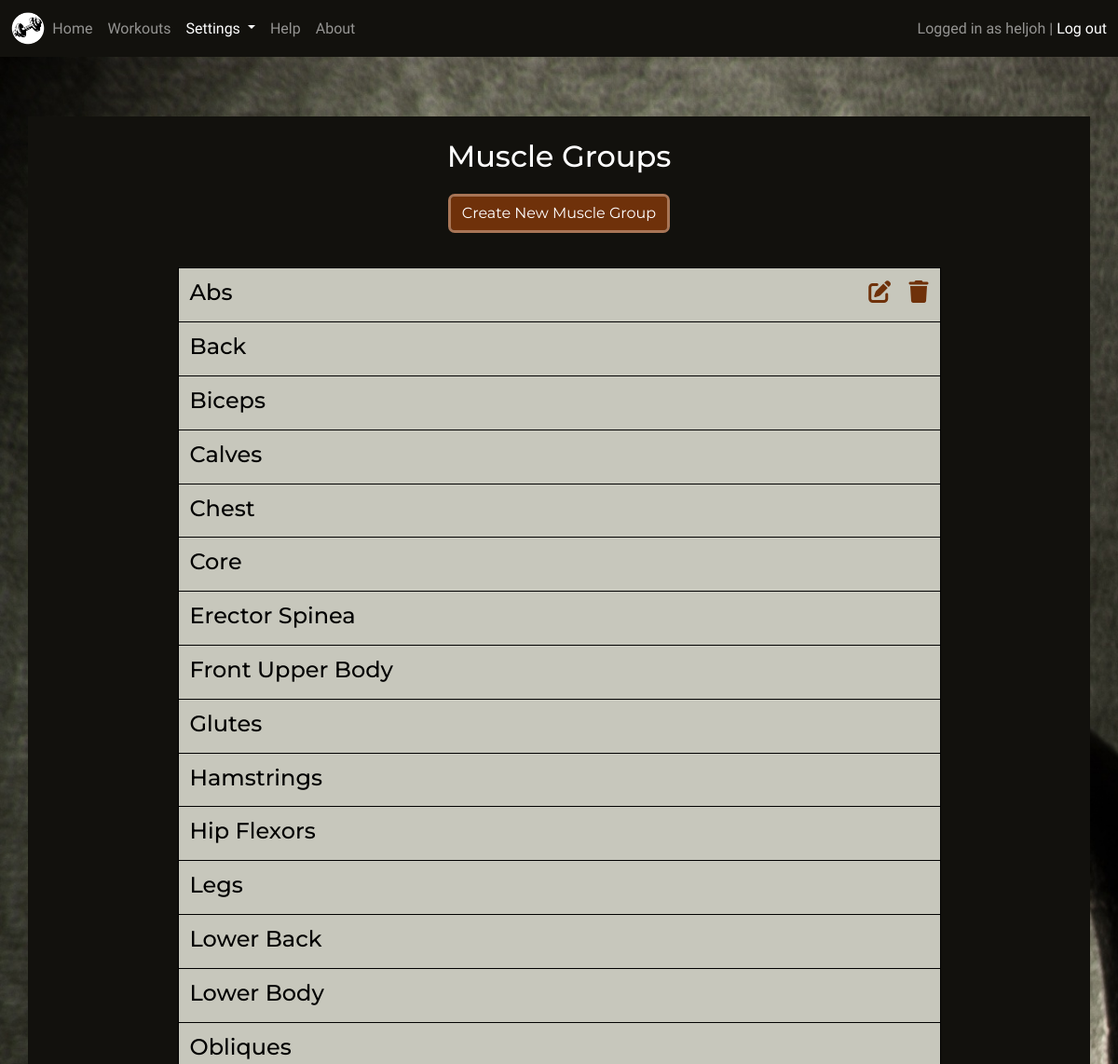
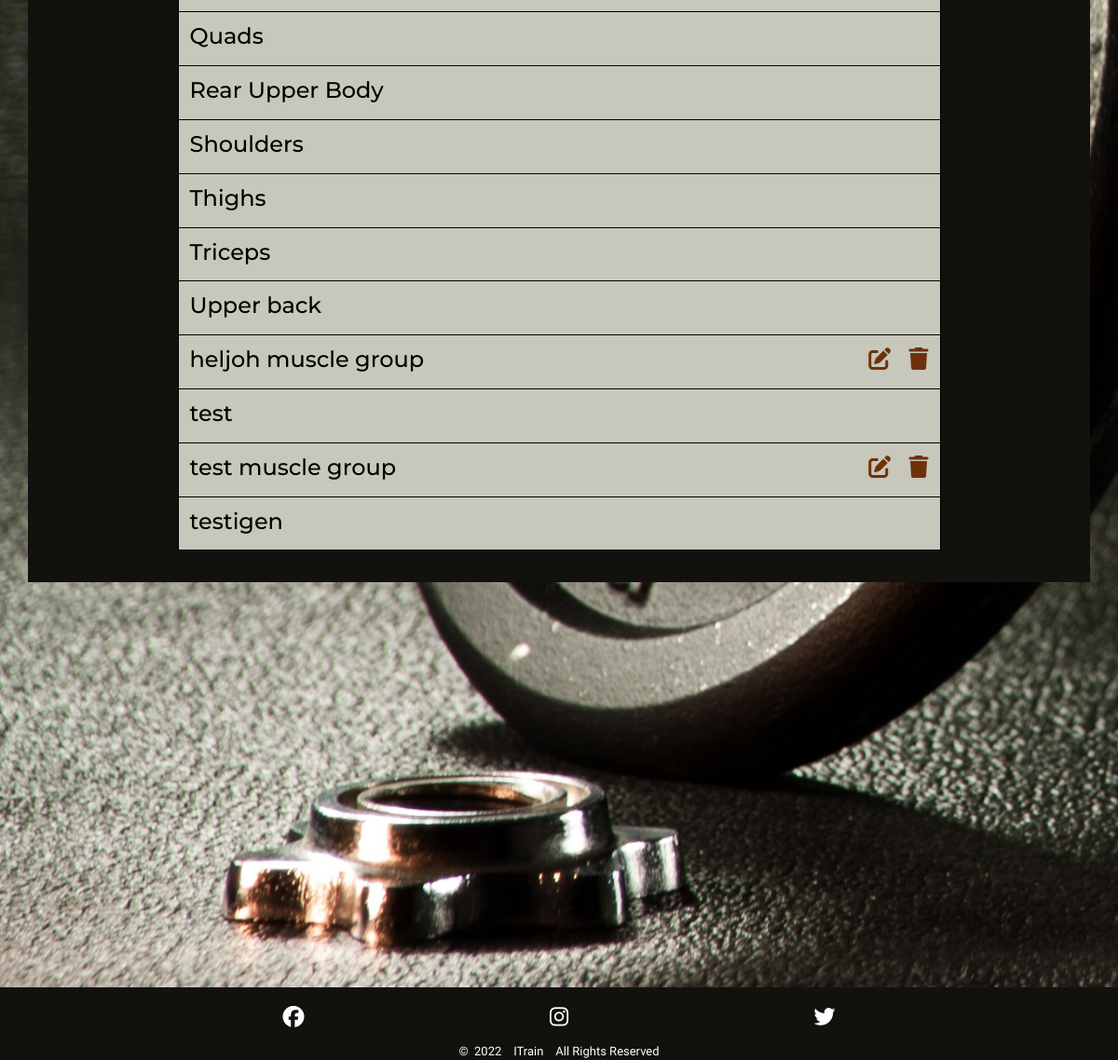
The app's page /settings/muscle_groups/ (signed in) with its own data (2 pictures, top to bottom).
### setup/models.py (models this page shows, shortened)
class MuscleGroup(models.Model):
    name = models.CharField(max_length=30, null=False, blank=False)
    created_by = models.ForeignKey(User, on_delete=models.CASCADE)
    class Meta:
        ordering = ['name']

### setup/views.py (the view)
# urls.py: path('settings/muscle_groups/', MuscleGroupList.as_view(),
class MuscleGroupList(generic.ListView):
    model = MuscleGroup
    template_name = 'setup/muscle_groups.html'
    paginate_by = 50
    def get_queryset(self):
        queryset = super().get_queryset()
        filter = [self.request.user.username, "itrainadmin"]
        queryset = queryset.filter(created_by__username__in=filter)
        return queryset

### setup/templates/setup/muscle_groups.html (shortened to what this page needs)
{% extends 'base.html' %}
{% load static %}
{% block content %}
<div class="jumbotron container p1 p-sm-2 mt-md-3">
  {% if user.is_authenticated %}
  <div class="jumbotron-head justify-content-center text-center mt-3">
    <h2 class="mb-4">Muscle Groups</h2>
    <a href="{% url 'create_muscle_group'%}">
      <button type="button" class="btn btn-primary" aria-label="Create Muscle Group">Create New Muscle Group</button>
    </a>
  </div>
  <div class="container-md content-list-container p-sm-4 mt-3 gy-4 dark-clr">
    <div class="row session-workout content-list row-cols-1">
      {% for muscle_group in musclegroup_list %}
      <div class="col-9 grid-col2">
        <h4>{{ muscle_group.name }}</h4>
      </div>
      <div class="col-3 grid-col2">
        <h4 class="end">
          {% if user.username == muscle_group.created_by.username %}
          <a class="med-dark-clr" href="{% url 'edit_muscle_group' muscle_group.id %}" aria-label="Edit Muscle Group">
            <i class="fa-solid fa-edit"></i></a>&nbsp;&nbsp;
          <a class="med-dark-clr" href="#delete-muscle_group-{{ muscle_group.id }}" data-bs-toggle="modal"
            aria-label="Delete Muscle Group">
            <i class="fa-solid fa-trash"></i>
          </a>
          {% endif %}
        </h4>
      </div>
      {% empty %}
      <div class="col grid-col2 pt-3">
        <h4>You have no Muscle Groups to show</h4>
      </div>
      {% endfor %}
    </div>
  </div>
  {% endif %}
</div>
{% endblock %}

### templates/base.html (shortened to what this page needs)
{% load static %}
<!DOCTYPE html>
<html lang="en">
<head>
    <link href="https://cdn.jsdelivr.net/npm/bootstrap@5.1.3/dist/css/bootstrap.min.css" rel="stylesheet"
>
    <link rel="stylesheet" href="{% static 'css/style.css' %}">
</head>
<body class="flex">
    <header class="flex primary-header">
        <nav class="navbar navbar-expand-lg navbar-dark">
            <div class="container-fluid">
                <a class="navbar-brand me-0" href="{% url 'home' %}" aria-label="Go to Home">
                    <img class="icon" src="{% static 'images/nav_icon.png' %}" alt="Itrain Icon">
                </a>
                <div class="collapse navbar-collapse" id="navbarToggler">
                    <ul class="navbar-nav me-auto mb-2 mb-lg-0">
                        <li class="nav-item">
                            <a class="nav-link {% if 'home' in request.path %} active {% endif %}"
                                href="{% url 'home' %}" aria-label="Go to Home">Home</a>
                        </li>
                        {% if user.is_authenticated %}
                        <li class="nav-item">
                            <a class="nav-link {% if 'workout' in request.path %} active {% endif %}"
                                href="{% url 'workouts' %}" aria-label="Go to Workouts">Workouts</a>
                        </li>
                        <li class="nav-item dropdown">
                            <a class="nav-link dropdown-toggle {% if 'settings' in request.path %} active {% endif %}"
                                href="#" id="navbarScrollingDropdown" role="button" data-bs-toggle="dropdown"
                                aria-expanded="false" aria-label="Open settings">
                                Settings
                            </a>
                        </li>
                        <li class="nav-item">
                            <a class="nav-link {% if 'help' in request.path %} active {% endif %}"
                                href="#" aria-label="Go to Workouts">Help</a>
                        </li>
                        {% endif %}
                        <li class="nav-item">
                            <a class="nav-link {% if 'about' in request.path %} active {% endif %}"
                            href="{% url 'about' %}" aria-label="Go to About">About</a>
                        </li>
                    </ul>
                    {% if user.is_authenticated %}
                    <span class="navbar-text">
                        Logged in as {{ user.username }}&nbsp;|&nbsp;<a href="{% url 'logout' %}"
                            aria-label="Go to Log out">Log out</a>
                    </span>
                    {% else %}
                    <span class="navbar-text">
                        <a href="{% url 'login' %}" aria-label="Go to Sign up">Log in / Sign up</a>
                    </span>
                    {% endif %}
                </div>
            </div>
        </nav>
    </header>
    <section class="mt-sm-5 mb-sm-5">
        {% block content %}
        {% endblock %}
    </section>
    <footer>
        <div class="container">
            <div class="row justify-content-center">
                <div class="col-md-9 text-center mt-3">
                    <div class="row mb-2 social-links">
                        <div class="col-4">
                            <a href="https://www.facebook.com/" target="_blank" rel="noopener"
                                aria-label="Link to ITrain's Facebook page"><span><i
                                        class="fa-brands fa-facebook light-clr"></i></span></a>
                        </div>
                        <div class="col-4">
                            <a href="https://www.instagram.com/" target="_blank" rel="noopener"
                                aria-label="Link to ITrain's Instagram page"><span><i
                                        class="fa-brands fa-instagram light-clr"></i></span></a>
                        </div>
                        <div class="col-4">
                            <a href="https://www.twitter.com/" target="_blank" rel="noopener"
                                aria-label="Link to ITrain's Twitter page"><span><i
                                        class="fa-brands fa-twitter light-clr"></i></span></a>
                        </div>
                    </div>
                </div>
                <div class="copyright col-md-9 text-center">
                    <p class="mb-0">&copy;&nbsp; 2022 &nbsp;&nbsp; ITrain &nbsp;&nbsp; All Rights
                        Reserved</p>
                </div>
            </div>
        </div>
    </footer>
</body>
</html>

### static/css/style.css (style rules this page uses)
body { font-family: 'IM Fell English', serif; color: white; min-height: 100vh; display: flex; flex-direction: column; justify-content: flex-start; background: url('../images/dumbbell.jpg'); overflow-x: hidden; -webkit-background-size: cover; -moz-background-size: cover; -o-background-size: cover; background-size: cover; }
.end { float: right; }
.dark-clr { color: black; }
.light-clr { color: white; }
.med-dark-clr { color: #6F310A; }
a { text-decoration: none; }
.btn { outline: solid #A87556; color: white; background-color: #6F310A; border: none; box-shadow: 0 0 0 0; }
section { color: black; font-family: 'Montserrat', sans-serif; min-height: 70%; min-height: -webkit-calc(100% - 186px); min-height: -moz-calc(100% - 186px); min-height: calc(100% - 186px); }
.navbar { background-color: #12110D; }
.icon { height: 35px; }
footer { background-color: #12110D; margin-top: auto; }
.social-links a { font-size: 23px; }
.copyright { font-size: small; }
.jumbotron { background-color: #12110D; color: white; height: 72vh; overflow: auto; }
.content-list-container { width: 75%; }
.content-list { background-color: #C7C7BC; border: solid 1px black; }
ul { height: 100%; padding: 0px 5px 0px 20px; padding-inline-start: 5px; }
li { list-style-type: none; margin: 0; padding: 0; }
.session-workout { margin-bottom: 1.5rem; }
.grid-col2 { padding-top: 0.75rem; padding-bottom: 0.5rem; }
.session-workout .grid-col2 { border-top: solid 1px black; }
.session-workout .grid-col2:first-of-type, .session-workout .grid-col2:nth-of-type(2) { border-top: none; }

### records on screen
MuscleGroup: name "Abs"
MuscleGroup: name "Back"
MuscleGroup: name "Biceps"
MuscleGroup: name "Calves"
MuscleGroup: name "Chest"
MuscleGroup: name "Core"
MuscleGroup: name "Erector Spinea"
MuscleGroup: name "Front Upper Body"
MuscleGroup: name "Glutes"
MuscleGroup: name "Hamstrings"
MuscleGroup: name "Hip Flexors"
MuscleGroup: name "Legs"
MuscleGroup: name "Lower Back"
MuscleGroup: name "Lower Body"
MuscleGroup: name "Obliques"
MuscleGroup: name "Quads"
MuscleGroup: name "Rear Upper Body"
MuscleGroup: name "Shoulders"
MuscleGroup: name "Thighs"
MuscleGroup: name "Triceps"
MuscleGroup: name "Upper back"
MuscleGroup: name "heljoh muscle group"
MuscleGroup: name "test"
MuscleGroup: name "test muscle group"
MuscleGroup: name "testigen"

### other values on screen
{{ user.username }} "heljoh"
